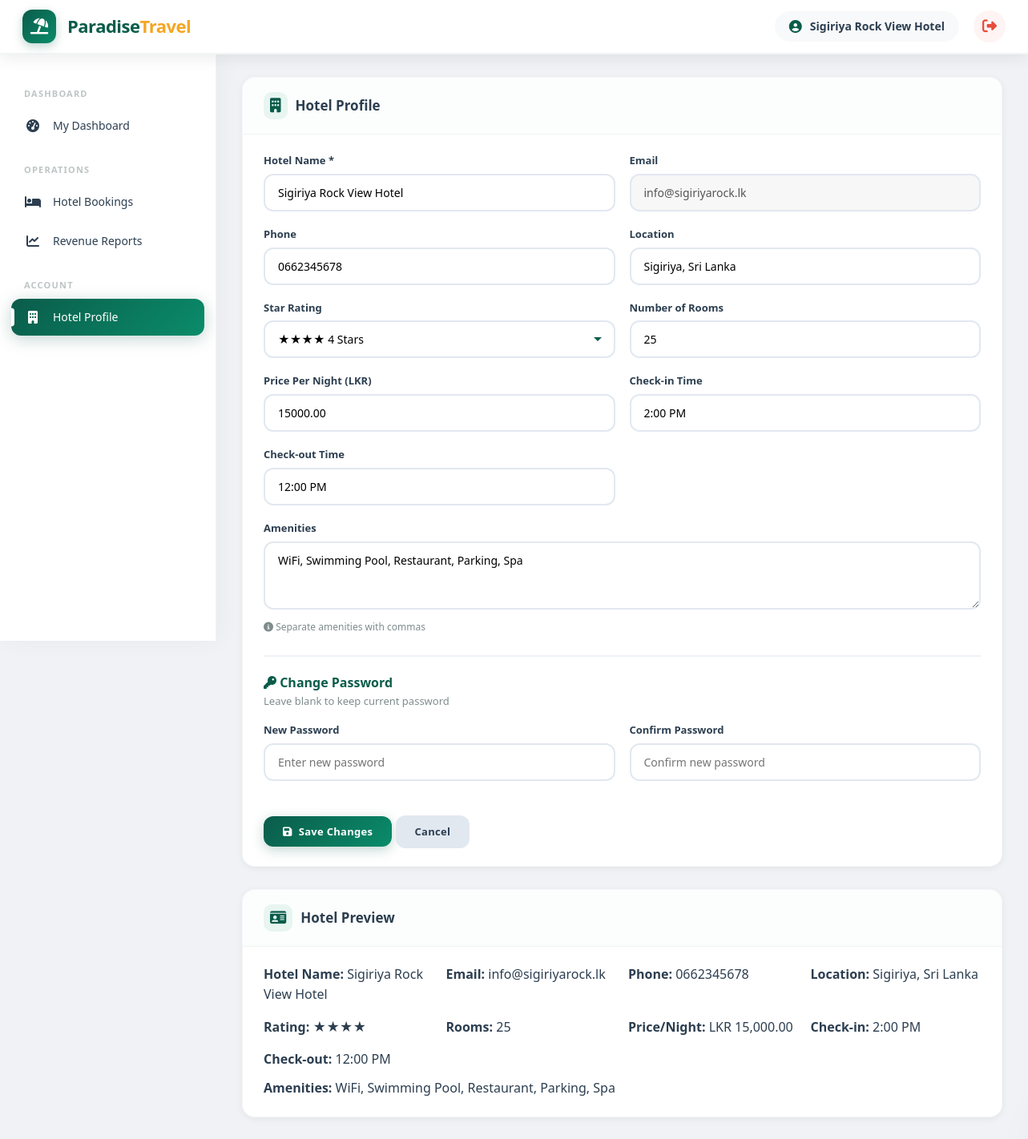
The app's page /traval-system/hotel/profile.php (signed in) with its own data.
### tables this page shows
CREATE TABLE `hotel_profiles` (
  `id` int(11) NOT NULL,
  `user_id` int(11) NOT NULL,
  `hotel_name` varchar(200) DEFAULT NULL,
  `location` varchar(200) DEFAULT NULL,
  `stars` int(11) DEFAULT 3,
  `room_count` int(11) DEFAULT 0,
  `price_per_night` decimal(10,2) DEFAULT NULL,
  `amenities` text DEFAULT NULL,
  `check_in_time` varchar(20) DEFAULT NULL,
  `check_out_time` varchar(20) DEFAULT NULL
);

CREATE TABLE `users` (
  `id` int(11) NOT NULL,
  `name` varchar(100) NOT NULL,
  `email` varchar(100) NOT NULL,
  `password` varchar(255) NOT NULL,
  `phone` varchar(20) DEFAULT NULL,
  `role` enum('admin','customer','guide','hotel') DEFAULT 'customer',
  `profile_image` varchar(255) DEFAULT NULL,
  `status` enum('active','inactive') DEFAULT 'active',
  `created_at` timestamp NOT NULL DEFAULT current_timestamp(),
  `updated_at` timestamp NOT NULL DEFAULT current_timestamp() ON UPDATE current_timestamp()
);

### traval-system/config/database.php (called while the page is built, shortened)
<?php
function formatCurrency($amount) {
    return 'LKR ' . number_format($amount, 2);
}
?>

### traval-system/hotel/profile.php (the view, shortened to what this page needs)
<?php
require_once '../config/database.php';
$user_id = $_SESSION['user_id'];
$stmt = $pdo->prepare("SELECT * FROM users WHERE id = ?");
$stmt->execute([$user_id]);
$user = $stmt->fetch();
$stmt = $pdo->prepare("SELECT * FROM hotel_profiles WHERE user_id = ?");
$stmt->execute([$user_id]);
$profile = $stmt->fetch();
include '../includes/header.php';
?>
<div class="card">
    <div class="card-header">
        <h3><i class="fas fa-building"></i> Hotel Profile</h3>
    </div>
    <div class="card-body">
        <form method="POST">
            <div class="form-row">
                <div class="form-group">
                    <label>Hotel Name *</label>
                    <input type="text" name="hotel_name" class="form-control" value="<?php echo htmlspecialchars($profile['hotel_name']); ?>" required>
                </div>
                <div class="form-group">
                    <label>Email</label>
                    <input type="email" class="form-control" value="<?php echo htmlspecialchars($user['email']); ?>" disabled>
                </div>
            </div>
            <div class="form-row">
                <div class="form-group">
                    <label>Phone</label>
                    <input type="text" name="phone" class="form-control" value="<?php echo htmlspecialchars($user['phone']); ?>">
                </div>
                <div class="form-group">
                    <label>Location</label>
                    <input type="text" name="location" class="form-control" value="<?php echo htmlspecialchars($profile['location']); ?>" placeholder="City, Area">
                </div>
            </div>
            <div class="form-row">
                <div class="form-group">
                    <label>Star Rating</label>
                    <select name="stars" class="form-control">
                        <?php for($i=1; $i<=5; $i++): ?>
                            <option value="<?php echo $i; ?>" <?php echo $profile['stars'] == $i ? 'selected' : ''; ?>>
                                <?php echo str_repeat('★', $i); ?> <?php echo $i; ?> Star<?php echo $i>1?'s':''; ?>
                            </option>
                        <?php endfor; ?>
                    </select>
                </div>
                <div class="form-group">
                    <label>Number of Rooms</label>
                    <input type="number" name="room_count" class="form-control" value="<?php echo $profile['room_count']; ?>" min="0">
                </div>
            </div>
            <div class="form-row">
                <div class="form-group">
                    <label>Price Per Night (LKR)</label>
                    <input type="number" step="0.01" name="price_per_night" class="form-control" value="<?php echo $profile['price_per_night']; ?>" min="0">
                </div>
                <div class="form-group">
                    <label>Check-in Time</label>
                    <input type="text" name="check_in_time" class="form-control" value="<?php echo htmlspecialchars($profile['check_in_time']); ?>" placeholder="2:00 PM">
                </div>
            </div>
            <div class="form-row">
                <div class="form-group">
                    <label>Check-out Time</label>
                    <input type="text" name="check_out_time" class="form-control" value="<?php echo htmlspecialchars($profile['check_out_time']); ?>" placeholder="12:00 PM">
                </div>
            </div>
            <div class="form-group">
                <label>Amenities</label>
                <textarea name="amenities" class="form-control" rows="3" placeholder="WiFi, Swimming Pool, Restaurant, Parking, Spa, Gym, etc."><?php echo htmlspecialchars($profile['amenities']); ?></textarea>
                <div style="font-size:12px;color:var(--gray);margin-top:5px;">
                    <i class="fas fa-info-circle"></i> Separate amenities with commas
                </div>
            </div>
            <div style="margin:25px 0;border-top:2px solid #edf2f7;padding-top:20px;">
                <h4 style="color:var(--primary);"><i class="fas fa-key"></i> Change Password</h4>
                <p style="font-size:13px;color:var(--gray);margin-bottom:15px;">Leave blank to keep current password</p>
                <div class="form-row">
                    <div class="form-group">
                        <label>New Password</label>
                        <input type="password" name="new_password" class="form-control" placeholder="Enter new password" minlength="6">
                    </div>
                    <div class="form-group">
                        <label>Confirm Password</label>
                        <input type="password" name="confirm_password" class="form-control" placeholder="Confirm new password">
                    </div>
                </div>
            </div>
            <div style="margin-top:20px;">
                <button type="submit" class="btn btn-primary"><i class="fas fa-save"></i> Save Changes</button>
                <a href="dashboard.php" class="btn" style="background:#e2e8f0;">Cancel</a>
            </div>
        </form>
    </div>
</div>
<div class="card">
    <div class="card-header">
        <h3><i class="fas fa-id-card"></i> Hotel Preview</h3>
    </div>
    <div class="card-body">
        <div style="display:grid;grid-template-columns:repeat(auto-fit,minmax(200px,1fr));gap:15px;">
            <div><strong>Hotel Name:</strong> <?php echo htmlspecialchars($profile['hotel_name']); ?></div>
            <div><strong>Email:</strong> <?php echo htmlspecialchars($user['email']); ?></div>
            <div><strong>Phone:</strong> <?php echo htmlspecialchars($user['phone'] ?: 'Not provided'); ?></div>
            <div><strong>Location:</strong> <?php echo htmlspecialchars($profile['location'] ?: 'Not specified'); ?></div>
            <div><strong>Rating:</strong> <?php echo str_repeat('★', $profile['stars']); ?></div>
            <div><strong>Rooms:</strong> <?php echo $profile['room_count'] ?: 'Not specified'; ?></div>
            <div><strong>Price/Night:</strong> <?php echo $profile['price_per_night'] ? formatCurrency($profile['price_per_night']) : 'Not specified'; ?></div>
            <div><strong>Check-in:</strong> <?php echo htmlspecialchars($profile['check_in_time'] ?: 'Not specified'); ?></div>
            <div><strong>Check-out:</strong> <?php echo htmlspecialchars($profile['check_out_time'] ?: 'Not specified'); ?></div>
        </div>
        <?php if ($profile['amenities']): ?>
            <div style="margin-top:10px;"><strong>Amenities:</strong> <?php echo htmlspecialchars($profile['amenities']); ?></div>
        <?php endif; ?>
    </div>
</div>
<?php include '../includes/footer.php'; ?>

### traval-system/config/assets/css/style.css (style rules this page uses)
:root { --primary: #0a5c4a; --primary-dark: #084b3c; --primary-light: #e8f5f0; --primary-gradient: linear-gradient(135deg, #0a5c4a, #0a8c6a); --secondary: #f5a623; --secondary-dark: #d4890a; --secondary-light: #fdebd0; --danger: #e74c3c; --success: #27ae60; --warning: #f39c12; --info: #3498db; --light: #f8f9fa; --dark: #2c3e50; --gray: #7f8c8d; --gray-light: #e2e8f0; --white: #ffffff; --body-bg: #f0f2f5; --shadow: 0 2px 10px rgba(0,0,0,0.06); --shadow-md: 0 4px 20px rgba(0,0,0,0.08); --shadow-lg: 0 8px 40px rgba(0,0,0,0.12); --shadow-xl: 0 15px 60px rgba(0,0,0,0.15); --radius: 10px; --radius-lg: 16px; --radius-xl: 24px; --transition: all 0.3s cubic-bezier(0.4, 0, 0.2, 1); --transition-slow: all 0.5s cubic-bezier(0.4, 0, 0.2, 1); --font-family: 'Segoe UI', 'Poppins', system-ui, -apple-system, sans-serif; }
* { margin: 0; padding: 0; box-sizing: border-box; }
body { font-family: var(--font-family); background: var(--body-bg); overflow-x: hidden; color: var(--dark); line-height: 1.6; }
a { text-decoration: none; color: inherit; }
.card { background: var(--white); border-radius: var(--radius-lg); box-shadow: var(--shadow); margin-bottom: 28px; overflow: hidden; border: 1px solid rgba(10, 92, 74, 0.04); transition: var(--transition); }
.card-header { padding: 18px 26px; border-bottom: 1px solid rgba(10, 92, 74, 0.06); display: flex; justify-content: space-between; align-items: center; flex-wrap: wrap; gap: 12px; background: rgba(232, 245, 240, 0.15); }
.card-header h3 { font-size: 17px; color: var(--dark); font-weight: 700; display: flex; align-items: center; gap: 10px; }
.card-header h3 i { color: var(--primary); font-size: 18px; background: var(--primary-light); padding: 8px; border-radius: 10px; }
.card-body { padding: 22px 26px; }
.btn { display: inline-flex; align-items: center; gap: 8px; padding: 10px 24px; border: none; border-radius: 12px; font-size: 13px; font-weight: 700; cursor: pointer; transition: var(--transition); text-decoration: none; letter-spacing: 0.3px; font-family: var(--font-family); }
.btn-primary { background: var(--primary-gradient); color: var(--white); box-shadow: 0 4px 15px rgba(10, 92, 74, 0.25); }
.form-group { margin-bottom: 18px; }
.form-group label { display: block; font-weight: 600; margin-bottom: 6px; font-size: 13px; color: var(--dark); }
.form-control { width: 100%; padding: 12px 16px; border: 2px solid var(--gray-light); border-radius: 12px; font-size: 14px; transition: var(--transition); background: var(--white); font-family: var(--font-family); }
.form-control:disabled { background: #f7f7f7; cursor: not-allowed; }
.form-row { display: grid; grid-template-columns: 1fr 1fr; gap: 18px; }
select.form-control { appearance: none; background-repeat: no-repeat; background-position: right 14px center; padding-right: 40px; }
textarea.form-control { resize: vertical; min-height: 80px; }
.card { animation: fadeInUp 0.5s ease forwards; }
.card:nth-child(2) { animation-delay: 0.10s; }

### records on screen
hotel_profiles: hotel_name "Sigiriya Rock View Hotel", location "Sigiriya, Sri Lanka", stars "★★★★ 4 Stars", room_count "25", price_per_night "15000.00", check_in_time "2:00 PM", check_out_time "12:00 PM", amenities "WiFi, Swimming Pool, Restaurant, Parking, Spa", stars "★★★★", price_per_night "LKR 15,000.00"
users: email "info@sigiriyarock.lk", phone "0662345678"

### other values on screen
$_SESSION['user_name'] "Sigiriya Rock View Hotel"
